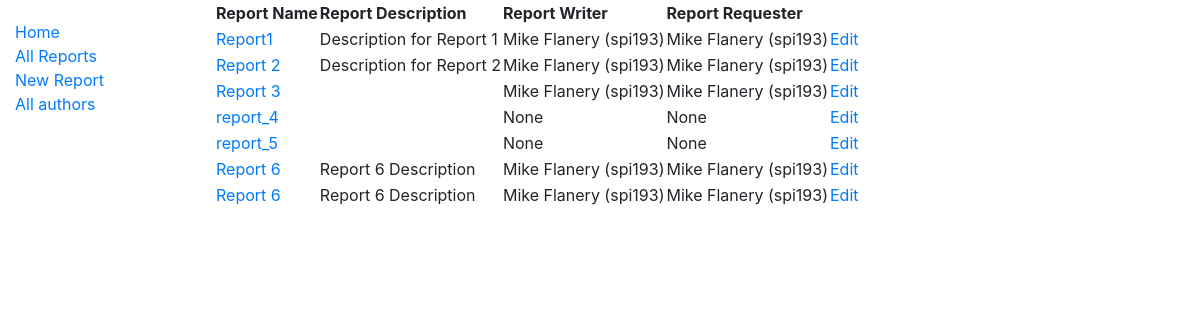
Page /list on the committed database.
### reports/models.py (models this page shows, shortened)
class Report(models.Model):
    report_id = models.AutoField(
        primary_key=True
    )
    report_name = models.CharField(max_length=300)
    report_requester = models.ForeignKey(
        'ReportUser',
        null=True,
        on_delete=models.PROTECT,
        related_name='report_requestor_user'
    )
    report_description = models.CharField(max_length=1000)
    report_writer = models.ForeignKey(
        'ReportUser',
        null=True,
        on_delete=PROTECT,
        related_name='report_writer_user'
    )

class ReportUser(models.Model):
    external_user_id = models.CharField(max_length=50)
    first_name = models.CharField(max_length=50)
    last_name = models.CharField(max_length=50)
    department = models.ForeignKey(
        'Department',
        on_delete=PROTECT
    )
    def __str__(self):
        return self.first_name + ' ' + self.last_name + ' (' + self.external_user_id + ')'

### reports/views.py (the view)
# urls.py: path('list', ReportListView.as_view(), name='reportlist'),
class ReportListView(ListView):
    model = Report

### reports/templates/reports/report_list.html (shortened to what this page needs)
{% extends 'reports/base_generic.html' %}
{% block content %}
<table>
    <tr>
        <th>Report Name</th>
        <th>Report Description</th>
        <th>Report Writer</th>
        <th>Report Requester</th>
    </tr>
    {% for object in object_list %}
    <tr>
        <td><a href="{% url 'reports:ReportDetail' object.report_id %}">{{ object.report_name }}</a></td>
        <td>{{ object.report_description }}</td>
        <td>{{ object.report_writer }}</td>
        <td>{{ object.report_requester }}</td>
        <td><a href="{% url 'reports:update' object.report_id %}">Edit</a></td>
    </tr>
    {% endfor %}
</table>
{% endblock content %}

### reports/templates/reports/base_generic.html (shortened to what this page needs)
<!DOCTYPE html>
<html lang="en">
<head>
    <link rel="stylesheet" href="https://cdn.jsdelivr.net/npm/bootstrap@4.5.3/dist/css/bootstrap.min.css">
    {% load static %}
    <link rel="stylesheet" href="{% static 'css/styles.css' %}">
</head>
<body>
    <div class="container-fluid">
        <div class="row">
          <div class="col-sm-2">
          {% block sidebar %}
            <ul class="sidebar-nav">
              <li><a href="{% url 'reports:index' %}">Home</a></li>
              <li><a href="{% url 'reports:reportlist' %}">All Reports</a></li>
              <li><a href="{% url 'reports:create' %}">New Report</a></li>
              <li><a href="">All authors</a></li>
            </ul>
          {% endblock %}
          </div>
          <div class="col-sm-10 ">{% block content %}{% endblock %}</div>
        </div>
      </div>
</html>

### reports/static/css/styles.css (style rules this page uses)
.sidebar-nav { margin-top: 20px; padding: 0; list-style: none; }

### rows in the picture
Report: report_name "Report1", report_description "Description for Report 1", report_writer "Mike Flanery (spi193)", report_requester "Mike Flanery (spi193)"
Report: report_name "Report 2", report_description "Description for Report 2", report_writer "Mike Flanery (spi193)", report_requester "Mike Flanery (spi193)"
Report: report_name "Report 3", report_writer "Mike Flanery (spi193)", report_requester "Mike Flanery (spi193)"
Report: report_name "report_4", report_writer "None", report_requester "None"
Report: report_name "report_5", report_writer "None", report_requester "None"
Report: report_name "Report 6", report_description "Report 6 Description", report_writer "Mike Flanery (spi193)", report_requester "Mike Flanery (spi193)"
Report: report_name "Report 6", report_description "Report 6 Description", report_writer "Mike Flanery (spi193)", report_requester "Mike Flanery (spi193)"
